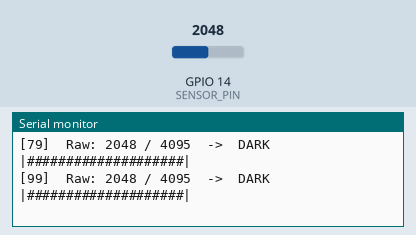
A sketch run on a simulated ESP32. Parts: the last lines printed to the serial monitor. The inputs (shaded band) are chosen by the test bench; at power-on: GPIO 14 (SENSOR_PIN) = 2048 (analog values on the 0–4095 scale).

Above: at 1.2 s.
1.3 s: GPIO 14 (SENSOR_PIN) set to 1960
At 1.58 s:
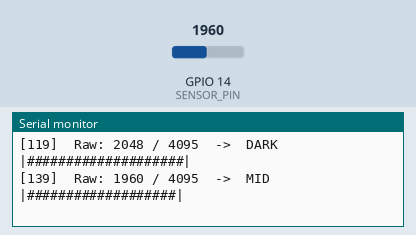
3.1 s: GPIO 14 (SENSOR_PIN) set to 2040
At 3.41 s:
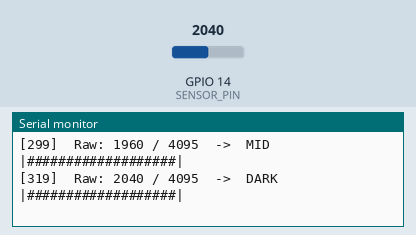
4.9 s: GPIO 14 (SENSOR_PIN) set to 1228
At 5.25 s:
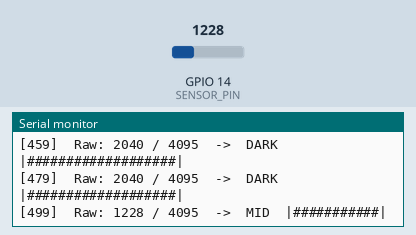
6.7 s: GPIO 14 (SENSOR_PIN) set to 760
At 6.88 s:
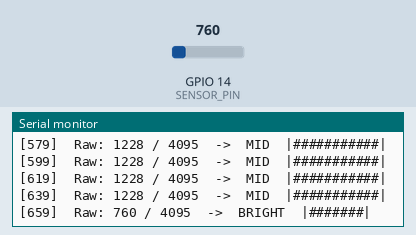
8.4 s: GPIO 14 (SENSOR_PIN) set to 840
At 8.71 s:
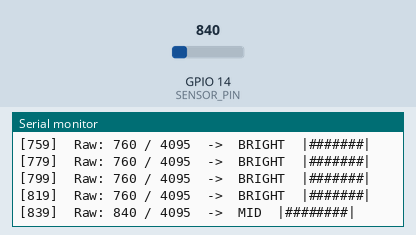
10.2 s: GPIO 14 (SENSOR_PIN) set to 491
At 10.54 s:
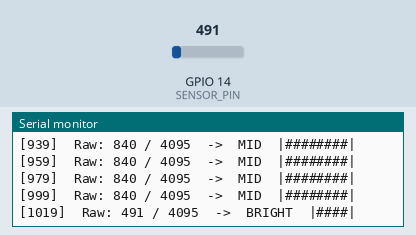

The sketch:

sensor-test.ino
```cpp
// Sensor Test — HW-870 IR Obstacle Sensor on D21
// Reads analog pin 21 and reports darkness/brightness over Serial (115200 baud)
//
// HW-870 behavior:
//   Black / dark surface absorbs IR  → HIGH analog value (closer to 4095)
//   White / bright surface reflects IR → LOW analog value (closer to 0)
//
// Thresholds are rough — tune for your surface and ambient light.

#define SENSOR_PIN 14       // D21 — analog input
#define DARK_THRESHOLD 2000  // Above this = DARK (black line / close obstacle)
#define BRIGHT_THRESHOLD 800 // Below this = BRIGHT (white floor / open space)

static uint16_t sensorRaw = 0;
static uint32_t lastPrintMs = 0;
static unsigned long loopCount = 0;

void setup() {
  Serial.begin(115200);
  // Wait a moment for serial to settle
  for (int i = 0; i < 50; i++) { yield(); }

   //ESP32 ADC setup — without these, analogRead returns 0
  analogReadResolution(12);       // 12-bit → 0..4095
  analogSetAttenuation(ADC_11db); // Full voltage range 0..3.3 V

  pinMode(SENSOR_PIN, INPUT);

  // Quick sanity check
  uint16_t testRead = analogRead(SENSOR_PIN);
  Serial.println();
  Serial.println("=== SENSOR TEST — HW-870 IR on D21 ===");
  Serial.print("ADC res: 12-bit | Atten: 11dB | Pin: D");
  Serial.println(SENSOR_PIN);
  Serial.print("Dark threshold:  > "); Serial.println(DARK_THRESHOLD);
  Serial.print("Bright threshold: < "); Serial.println(BRIGHT_THRESHOLD);
  Serial.print("Initial reading: "); Serial.println(testRead);
  Serial.println("----------------------------------------");
}

void loop() {
  sensorRaw = analogRead(SENSOR_PIN);
  loopCount++;

  // Classify the reading
  const char* label;
  if (sensorRaw > DARK_THRESHOLD) {
    label = "DARK";
  } else if (sensorRaw < BRIGHT_THRESHOLD) {
    label = "BRIGHT";
  } else {
    label = "MID";
  }

  // Print every ~200 ms so it's readable (5 Hz)
  uint32_t now = millis();
  if (now - lastPrintMs >= 200) {
    lastPrintMs = now;

    Serial.print("[");
    Serial.print(loopCount);
    Serial.print("]  Raw: ");
    Serial.print(sensorRaw);
    Serial.print(" / 4095  ->  ");
    Serial.print(label);

    // Visual bar (one char per ~200 units)
    Serial.print("  |");
    int barLen = map(sensorRaw, 0, 4095, 0, 40);
    for (int i = 0; i < barLen; i++) {
      Serial.print("#");
    }
    Serial.println("|");
  }

  delay(10);  // ~100 Hz sampling, 5 Hz printing
}
```

Measured:
- after the input at 1.3 s, the serial monitor: prints a new line after 0.12 s (image 1)
- after the input at 3.1 s, the serial monitor: prints a new line after 0.16 s (image 2)
- after the input at 4.9 s, the serial monitor: prints a new line after 0.19 s (image 3)
- after the input at 6.7 s, the serial monitor: prints a new line at once (image 4)
- after the input at 8.4 s, the serial monitor: prints a new line after 0.15 s (image 5)
- after the input at 10.2 s, the serial monitor: prints a new line after 0.19 s (image 6)
